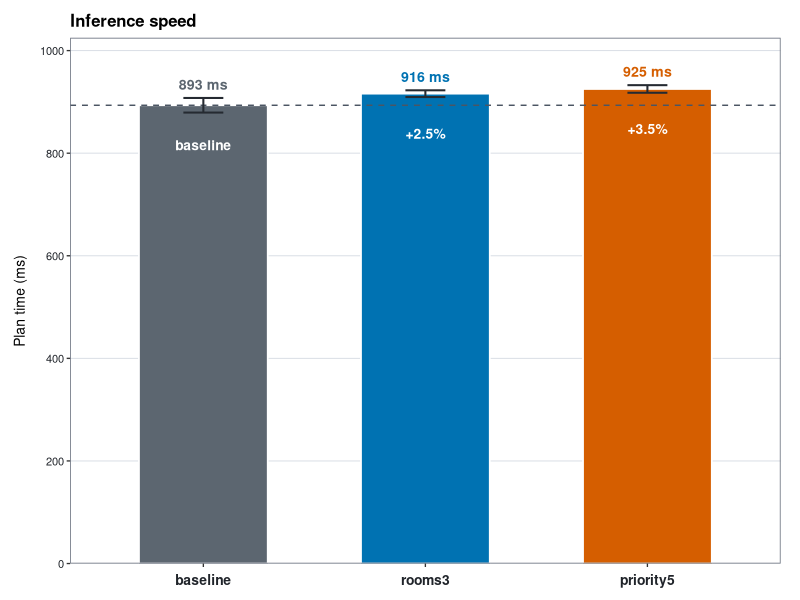
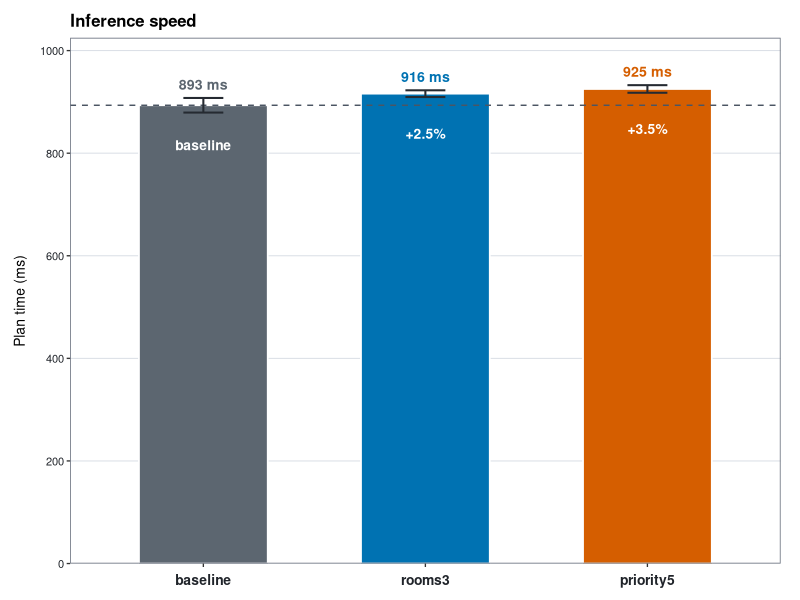

Reproduce these figures in R, in order. (Note: this script raises an error after producing the figures.)
suppressPackageStartupMessages(library(ggplot2))

script_arg <- grep("^--file=", commandArgs(trailingOnly = FALSE), value = TRUE)
if (length(script_arg) != 1) {
  stop("Run this figure script with Rscript.")
}
script_path <- normalizePath(sub("^--file=", "", script_arg), mustWork = TRUE)
output_dir <- file.path(dirname(script_path), "outputs")
dir.create(output_dir, recursive = TRUE, showWarnings = FALSE)

timing <- data.frame(
  mode = c("baseline", "rooms3", "priority5"),
  batch_mean_s = c(44.67, 45.80, 46.26),
  batch_std_s = c(0.71, 0.33, 0.37),
  overhead_pct = c(0.0, 2.5, 3.5),
  stringsAsFactors = FALSE
)

timing$mode <- factor(timing$mode, levels = timing$mode)
timing$latency_ms <- timing$batch_mean_s * 1000 / 50
timing$latency_std_ms <- timing$batch_std_s * 1000 / 50
timing$lower <- timing$latency_ms - timing$latency_std_ms
timing$upper <- timing$latency_ms + timing$latency_std_ms
timing$value_label <- sprintf("%.0f ms", timing$latency_ms)
timing$overhead_label <- ifelse(
  timing$mode == "baseline",
  "baseline",
  sprintf("+%.1f%%", timing$overhead_pct)
)

mode_colors <- c(
  "baseline" = "#5C6670",
  "rooms3" = "#0072B2",
  "priority5" = "#D55E00"
)

p <- ggplot(timing, aes(x = mode, y = latency_ms, fill = mode)) +
  geom_col(
    width = 0.58,
    color = "white",
    linewidth = 0.6,
    show.legend = FALSE
  ) +
  geom_hline(
    yintercept = timing$latency_ms[timing$mode == "baseline"],
    color = "#4B5563",
    linewidth = 0.5,
    linetype = "dashed"
  ) +
  geom_errorbar(
    aes(ymin = lower, ymax = upper),
    width = 0.18,
    linewidth = 0.7,
    color = "#252A31"
  ) +
  geom_text(
    aes(y = upper + 27, label = value_label, color = mode),
    size = 3.6,
    fontface = "bold",
    show.legend = FALSE
  ) +
  geom_text(
    aes(y = latency_ms - 78, label = overhead_label),
    size = 3.5,
    color = "white",
    fontface = "bold",
    show.legend = FALSE
  ) +
  scale_fill_manual(values = mode_colors) +
  scale_color_manual(values = mode_colors) +
  scale_y_continuous(
    limits = c(0, 1025),
    breaks = seq(0, 1000, by = 200),
    labels = function(x) sprintf("%d", x),
    expand = expansion(mult = c(0, 0))
  ) +
  labs(
    title = "Inference speed",
    x = NULL,
    y = "Plan time (ms)"
  ) +
  theme_bw(base_size = 10) +
  theme(
    plot.title = element_text(face = "bold", size = 12),
    axis.title.y = element_text(margin = margin(r = 8)),
    axis.text.x = element_text(size = 10, face = "bold", color = "#20242A", margin = margin(t = 5)),
    axis.text.y = element_text(color = "#20242A"),
    panel.grid.major.x = element_blank(),
    panel.grid.minor = element_blank(),
    panel.grid.major.y = element_line(linewidth = 0.35, color = "#D9DEE5"),
    panel.border = element_rect(linewidth = 0.55, color = "#6B7280"),
    plot.margin = margin(10, 14, 8, 10)
  )

png_path <- file.path(output_dir, "single_env_replan_latency_comparison.png")
pdf_path <- file.path(output_dir, "single_env_replan_latency_comparison.pdf")
csv_path <- file.path(output_dir, "single_env_replan_latency_summary.csv")
session_path <- file.path(output_dir, "plot_single_replan_latency_session_info.txt")

ggsave(png_path, p, width = 125, height = 92, units = "mm", dpi = 320, bg = "white")
ggsave(pdf_path, p, width = 125, height = 92, units = "mm", device = cairo_pdf, bg = "white")

write.csv(
  timing[c(
    "mode", "batch_mean_s", "batch_std_s", "latency_ms",
    "latency_std_ms", "overhead_pct"
  )],
  csv_path,
  row.names = FALSE
)

capture.output(sessionInfo(), file = session_path)

message("Saved preview: ", png_path)
message("Saved vector figure: ", pdf_path)
